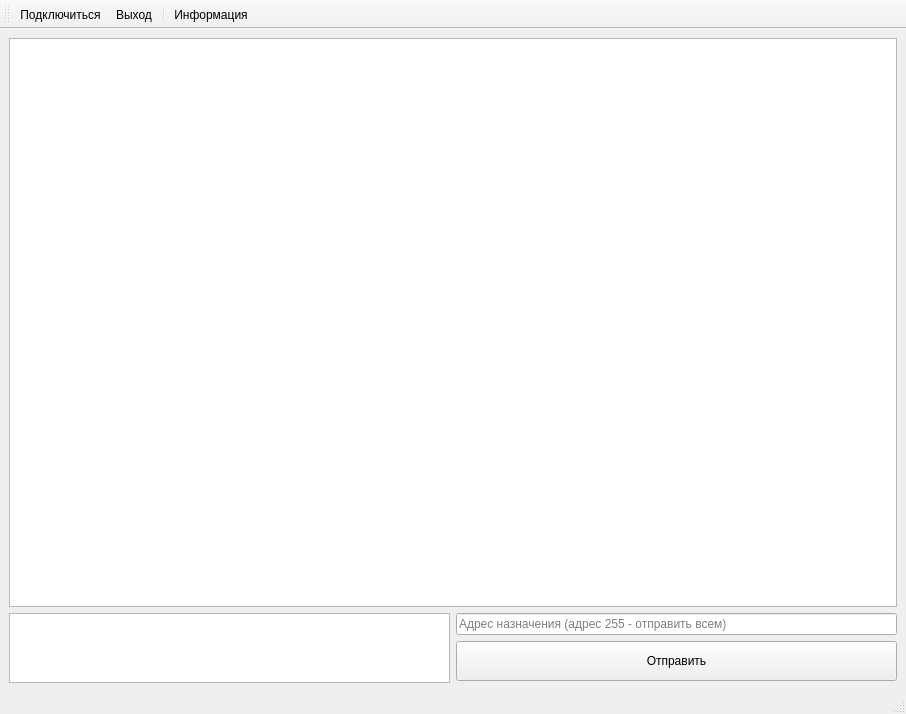
<?xml version="1.0" encoding="UTF-8"?>
<ui version="4.0">
 <class>MainWindow</class>
 <widget class="QMainWindow" name="MainWindow">
  <property name="geometry">
   <rect>
    <x>0</x>
    <y>0</y>
    <width>906</width>
    <height>714</height>
   </rect>
  </property>
  <property name="windowTitle">
   <string>Главное окно</string>
  </property>
  <property name="iconSize">
   <size>
    <width>32</width>
    <height>32</height>
   </size>
  </property>
  <widget class="QWidget" name="centralwidget">
   <property name="sizePolicy">
    <sizepolicy hsizetype="Preferred" vsizetype="Preferred">
     <horstretch>0</horstretch>
     <verstretch>0</verstretch>
    </sizepolicy>
   </property>
   <layout class="QHBoxLayout" name="horizontalLayout_2">
    <item>
     <layout class="QVBoxLayout" name="verticalLayout">
      <property name="sizeConstraint">
       <enum>QLayout::SetMinimumSize</enum>
      </property>
      <item>
       <widget class="QListWidget" name="textList"/>
      </item>
      <item>
       <layout class="QHBoxLayout" name="horizontalLayout">
        <item>
         <widget class="QTextEdit" name="message">
          <property name="sizePolicy">
           <sizepolicy hsizetype="Preferred" vsizetype="Maximum">
            <horstretch>0</horstretch>
            <verstretch>0</verstretch>
           </sizepolicy>
          </property>
          <property name="maximumSize">
           <size>
            <width>16777215</width>
            <height>100</height>
           </size>
          </property>
         </widget>
        </item>
        <item>
         <layout class="QVBoxLayout" name="verticalLayout_2">
          <property name="spacing">
           <number>6</number>
          </property>
          <property name="sizeConstraint">
           <enum>QLayout::SetDefaultConstraint</enum>
          </property>
          <item>
           <widget class="QLineEdit" name="lineEdit">
            <property name="sizePolicy">
             <sizepolicy hsizetype="Minimum" vsizetype="Fixed">
              <horstretch>0</horstretch>
              <verstretch>0</verstretch>
             </sizepolicy>
            </property>
            <property name="text">
             <string/>
            </property>
            <property name="placeholderText">
             <string>Адрес назначения (адрес 255 - отправить всем)</string>
            </property>
            <property name="cursorMoveStyle">
             <enum>Qt::LogicalMoveStyle</enum>
            </property>
           </widget>
          </item>
          <item>
           <widget class="QPushButton" name="bSend">
            <property name="sizePolicy">
             <sizepolicy hsizetype="Minimum" vsizetype="Fixed">
              <horstretch>0</horstretch>
              <verstretch>0</verstretch>
             </sizepolicy>
            </property>
            <property name="minimumSize">
             <size>
              <width>150</width>
              <height>40</height>
             </size>
            </property>
            <property name="text">
             <string>Отправить</string>
            </property>
            <property name="checkable">
             <bool>false</bool>
            </property>
            <property name="checked">
             <bool>false</bool>
            </property>
            <property name="default">
             <bool>false</bool>
            </property>
            <property name="flat">
             <bool>false</bool>
            </property>
           </widget>
          </item>
         </layout>
        </item>
       </layout>
      </item>
     </layout>
    </item>
   </layout>
  </widget>
  <widget class="QStatusBar" name="statusBar"/>
  <widget class="QToolBar" name="toolBar">
   <property name="windowTitle">
    <string>toolBar</string>
   </property>
   <attribute name="toolBarArea">
    <enum>TopToolBarArea</enum>
   </attribute>
   <attribute name="toolBarBreak">
    <bool>false</bool>
   </attribute>
   <addaction name="mConnect"/>
   <addaction name="mExit"/>
   <addaction name="separator"/>
   <addaction name="mInfo"/>
  </widget>
  <action name="mConnect">
   <property name="text">
    <string>Подключиться</string>
   </property>
  </action>
  <action name="mExit">
   <property name="text">
    <string>Выход</string>
   </property>
  </action>
  <action name="mInfo">
   <property name="text">
    <string>Информация</string>
   </property>
  </action>
 </widget>
 <resources/>
 <connections/>
</ui>
